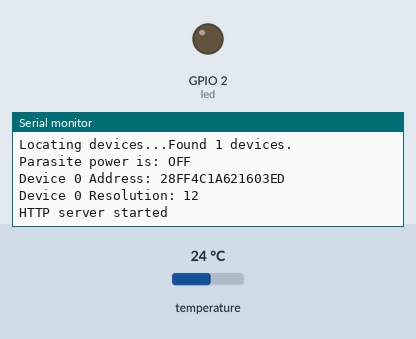
This program was run on a simulated ESP8266 (NodeMCU). On the bench: output pins drawn as LEDs (lit = HIGH), the last lines printed to the serial monitor. Inputs (shaded band) come from the test bench; at power-on: temperature 24 °C. WiFi joins after 1.5 s; servers stay silent unless stated.

Above: at 2.9 s.
3.0 s: temperature set to 12 °C
At 5.4 s:
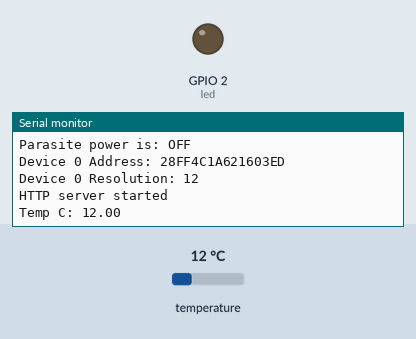
7.9 s: temperature set to 19 °C
At 9.6 s:
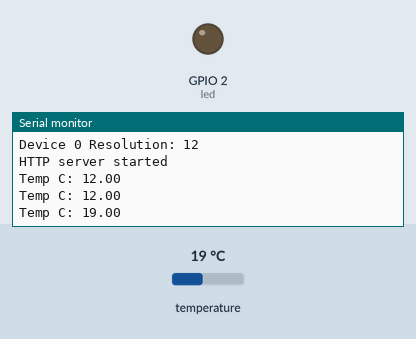

The program:

main.cpp
```cpp
#include <Arduino.h>
#include <ESP8266WiFi.h>      // Include the Wi-Fi library
#include <ESP8266WiFiMulti.h> // Include the Wi-Fi-Multi library
#include <ESP8266mDNS.h>      // Include the mDNS library
#include <WiFiClient.h>
#include <ESP8266WebServer.h>
#include <arduino-timer.h>

// Include the libraries we need
#include <OneWire.h>
#include <DallasTemperature.h>

const char *ssid1 = "iiNet3F932B";
const char *ssid2 = "iiNet3F932B_EXT";
const char *ssid3 = "iiNet3F932B_5GEXT";
const char *password = "9000A9000B";

const char *device = "Temperature01";

void printAddress(DeviceAddress deviceAddress);
bool temperature(void *);
void handleRoot();
void handleNotFound();
void sendTemperature(DeviceAddress deviceAddress);
void insideTemp();

auto timer = timer_create_default(); // create a timer with default settings

ESP8266WebServer server(80);
ESP8266WiFiMulti wifiMulti; // Create an instance of the ESP8266WiFiMulti class, called 'wifiMulti'

const int led = 2;

// Data wire is plugged into GPIO port 2 on the Arduino - which is D4 on our pinout
#define ONE_WIRE_BUS 2

// Setup a oneWire instance to communicate with any OneWire devices (not just Maxim/Dallas temperature ICs)
OneWire oneWire(ONE_WIRE_BUS);

// Pass our oneWire reference to Dallas Temperature.
DallasTemperature sensors(&oneWire);

// arrays to hold device address
DeviceAddress insideThermometer;

/*
 * Setup function. Here we do the basics
 */
void setup(void)
{
  // start serial port

  Serial.begin(9600);
  Serial.println("Dallas Temperature IC Control Library Demo");
  Serial.print("compiled: ");
  Serial.print(__DATE__);
  Serial.println(__TIME__);

  // Set up WiFi STA
  pinMode(led, OUTPUT);
  digitalWrite(led, 0);

  WiFi.mode(WIFI_STA);
  WiFi.hostname(device);

  delay(10);
  Serial.println('\n');

  wifiMulti.addAP(ssid1, password); // add Wi-Fi networks you want to connect to
  wifiMulti.addAP(ssid2, password);
  wifiMulti.addAP(ssid3, password);

  // Wait for connection
  Serial.println("Connecting ...");
  int i = 0;
  while (wifiMulti.run() != WL_CONNECTED)
  { // Wait for the Wi-Fi to connect: scan for Wi-Fi networks, and connect to the strongest of the networks above
    delay(1000);
    Serial.print(++i);
    Serial.print(' ');
  }
  Serial.println("");
  Serial.print("Connected to ");
  Serial.println(WiFi.SSID());
  Serial.print("IP address: ");
  Serial.println(WiFi.localIP());
  Serial.print("MAC: ");
  Serial.println(WiFi.macAddress());
  Serial.print("Device Name: ");
  Serial.println(device);
  Serial.println();

  if (MDNS.begin(device))
  {
    Serial.println("MDNS responder started");
  }
  // locate devices on the bus
  Serial.print("Locating devices...");
  sensors.begin();
  Serial.print("Found ");
  Serial.print(sensors.getDeviceCount(), DEC);
  Serial.println(" devices.");

  // report parasite power requirements
  Serial.print("Parasite power is: ");
  if (sensors.isParasitePowerMode())
    Serial.println("ON");
  else
    Serial.println("OFF");

  if (!sensors.getAddress(insideThermometer, 0))
    Serial.println("Unable to find address for Device 0");

  // show the addresses we found on the bus
  Serial.print("Device 0 Address: ");
  printAddress(insideThermometer);
  Serial.println();

  // set the resolution to 12 bit (Each Dallas/Maxim device is capable of several different resolutions)
  sensors.setResolution(insideThermometer, 12);

  Serial.print("Device 0 Resolution: ");
  Serial.print(sensors.getResolution(insideThermometer), DEC);
  Serial.println();

  // call the temperature function every 2000 millis (2 seconds)
  timer.every(2000, temperature);

  // Handle server communications
  server.on("/", handleRoot);

  server.on("/temp", insideTemp);

  server.on("/inline", []()
            { server.send(200, "text/plain", "this works as well"); });

  server.onNotFound(handleNotFound);

  server.begin();
  Serial.println("HTTP server started");
}

// function to print the temperature for a device
void printTemperature(DeviceAddress deviceAddress)
{
  float tempC = sensors.getTempC(deviceAddress);
  if (tempC == DEVICE_DISCONNECTED_C)
  {
    Serial.println("Error: Could not read temperature data");
    return;
  }
  Serial.print("Temp C: ");
  Serial.print(tempC);
}

// function to send the temperature for a device
void sendTemperature(DeviceAddress deviceAddress)
{
  float tempC = sensors.getTempC(deviceAddress);
  if (tempC == DEVICE_DISCONNECTED_C)
  {
    server.send(200, "text/plain", "Error: Could not read temperature data");
    return;
  }
  //temporarily holds data from vals
  char charVal[10];

  //4 is mininum width, 3 is precision; float value is copied onto buff
  dtostrf(tempC, 4, 2, charVal);

  server.send(200, "text/plain", charVal);
}

/*
 * Main function.
 */
void loop(void)
{
  timer.tick();          // tick the timer
  server.handleClient(); //deal with communications
}

// function to print a device address
void printAddress(DeviceAddress deviceAddress)
{
  for (uint8_t i = 0; i < 8; i++)
  {
    if (deviceAddress[i] < 16)
      Serial.print("0");
    Serial.print(deviceAddress[i], HEX);
  }
}

bool temperature(void *)
{
  // call sensors.requestTemperatures() to issue a global temperature
  // request to all devices on the bus
  //Serial.print("   Requesting temperatures...");
  sensors.requestTemperatures(); // Send the command to get temperatures
  //Serial.println("DONE");
  Serial.println("");

  // It responds almost immediately. Let's print out the data
  printTemperature(insideThermometer); // Use a simple function to print out the data
  return true;
}

void insideTemp()
{
  sendTemperature(insideThermometer);
}

void handleRoot()
{
  digitalWrite(led, 1);
  String message = "Hello from ";
  message += device;
  message += "! running on ";
  message += WiFi.SSID();
  server.send(200, "text/plain", message);
  digitalWrite(led, 0);
}

void handleNotFound()
{
  digitalWrite(led, 1);
  String message = "File Not Found\n\n";
  message += "URI: ";
  message += server.uri();
  message += "\nMethod: ";
  message += (server.method() == HTTP_GET) ? "GET" : "POST";
  message += "\nArguments: ";
  message += server.args();
  message += "\n";
  for (uint8_t i = 0; i < server.args(); i++)
  {
    message += " " + server.argName(i) + ": " + server.arg(i) + "\n";
  }
  server.send(404, "text/plain", message);
  digitalWrite(led, 0);
}
```

Measured:
- after the input at 3.0 s, the serial monitor: prints a new line after 1.5 s (image 1)
- after the input at 7.9 s, the serial monitor: prints a new line after 0.60 s (image 2)
